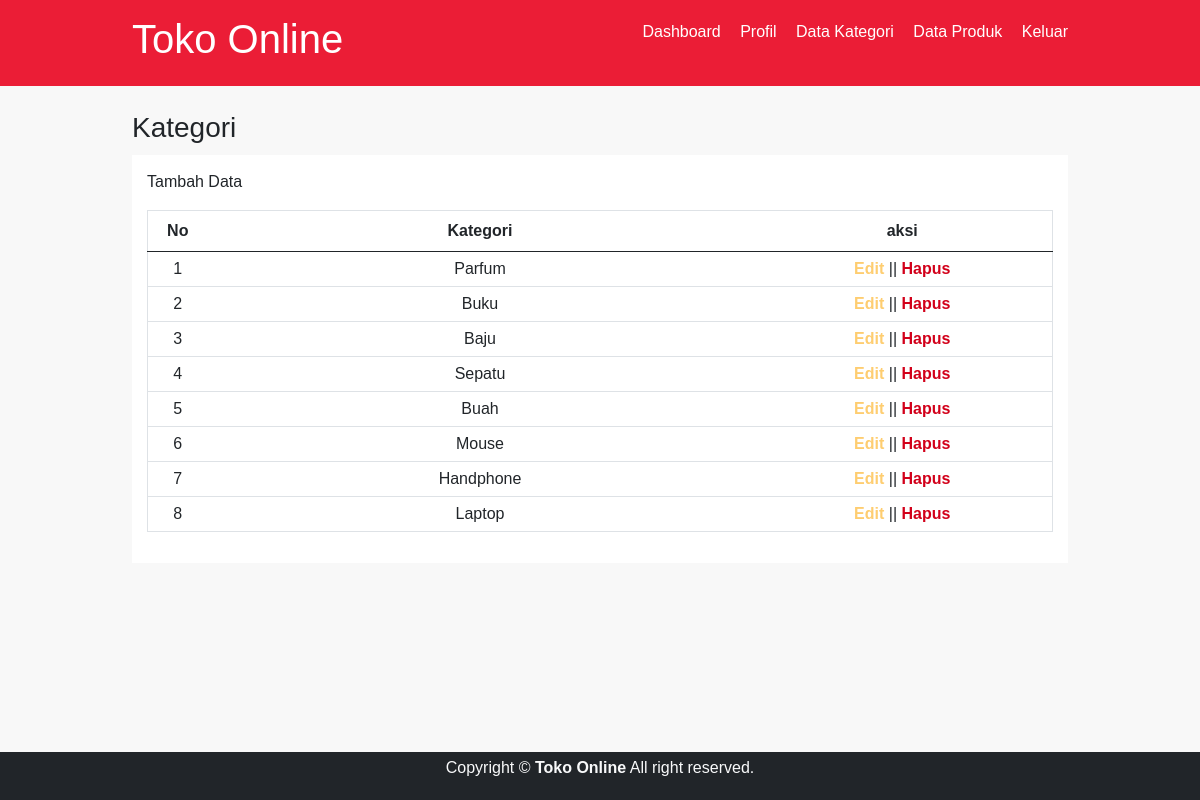
The page /data_kategori.php (signed in) on the database its author committed.
### tables this page shows
CREATE TABLE `category` (
  `id_category` int(11) NOT NULL,
  `category_name` varchar(50) NOT NULL
);

### data_kategori.php (the view, shortened to what this page needs)
<?php
include "koneksi_db.php";
?>
<!DOCTYPE html>
<html lang="en">
<head>
  <link href="https://cdn.jsdelivr.net/npm/bootstrap@5.0.1/dist/css/bootstrap.min.css" rel="stylesheet">
  <link rel="stylesheet" type="text/css" href="css/style.css">
</head>
<body>
  <?php include "navbar.php"; ?>
  <div class="section">
    <div class="container">
      <h3>Kategori</h3>
      <div class="box">
        <p><a href="tambah_kategori.php">Tambah Data</a></p>
        <table border="1" cellspacing="0" class="table">
          <thead style="text-align: center;">
            <tr>
              <th style="width: 60px;">No</th>
              <th>Kategori</th>
              <th style="width: 300px;">aksi</th>
            </tr>
          </thead>
          <tbody style="text-align: center;">
            <?php
              $no = 1 ;
              $kategori = mysqli_query($conn,"SELECT * FROM category ORDER BY id_category DESC");
              if(mysqli_num_rows($kategori) > 0){
              while($row = mysqli_fetch_array($kategori)){
            ?>
            <tr>
              <td><?php echo $no++ ?></td>
              <td><?php echo $row['category_name'] ?></td>
              <td>
                <a href="edit_kategori.php?id= <?php echo $row['id_category'] ?> "><b style="color: #FECD70 ;">Edit</b></a> || <a href="
                proses_hapus.php?idk= <?php echo $row['id_category'] ?>" onclick="return confirm('yakin ingin hapus ?')"><b style="color: #D2001A;">Hapus</b></a>
              </td>
            </tr>
            <?php }}else{ ?>
                  <tr>
                    <td colspan="3">Tidak ada Data</td>
                  </tr>
            <?php } ?>
          </tbody>
        </table>
      </div>
    </div>
  </div>
    <?php include "footer.php"; ?>
</body>
</html>

### css/style.css (style rules this page uses)
* { padding: 0; margin: 0; font-family: 'Poppins', sans-serif; }
html { scroll-behavior: smooth; }
body { background-color: #f8f8f8; }
a { color: inherit; text-decoration: 0; }
.container { width: 80%; margin: 0 auto; }
.container:after { content: ''; display: block; clear: both; }
.section { padding: 25px 0; }
.box { background-color: #fff; padding: 15px; box-sizing: border-box; margin: 10px 0 25px 0; }
.table { width: 100%; border-collapse: collapse; }
.table tr { height: 30px; }
.table tr td { padding: 5px 10px; }

### rows shown on the page
category: category_name "Parfum"
category: category_name "Buku"
category: category_name "Baju"
category: category_name "Sepatu"
category: category_name "Buah"
category: category_name "Mouse"
category: category_name "Handphone"
category: category_name "Laptop"
